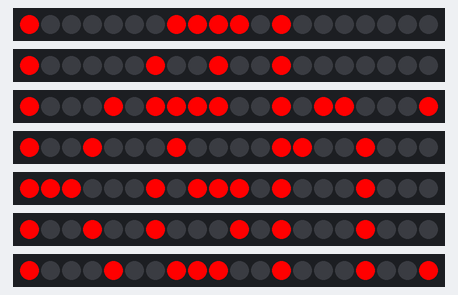
This program was run on a simulated ESP32 board running MicroPython. Parts: 7 × 20 RGB LEDs in strip order, left to right. WiFi joins after 1.5 s; what the program prints to the serial console is not drawn.

Above: at 1.6 s.
At 3.1 s:
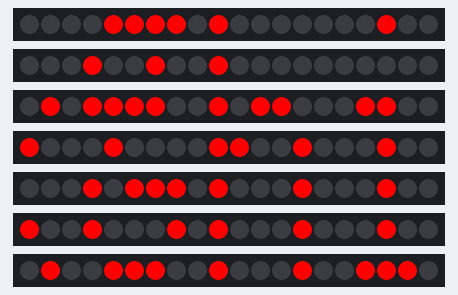
At 5.1 s:
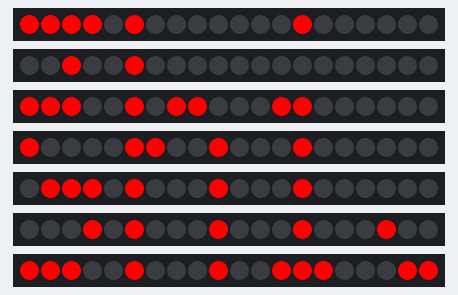
At 9.2 s:
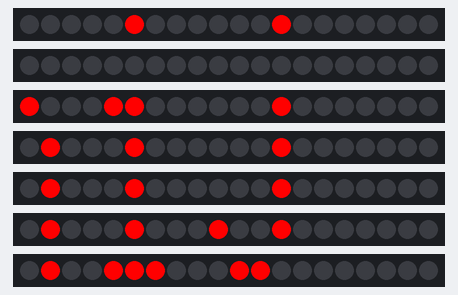
At 14.8 s:
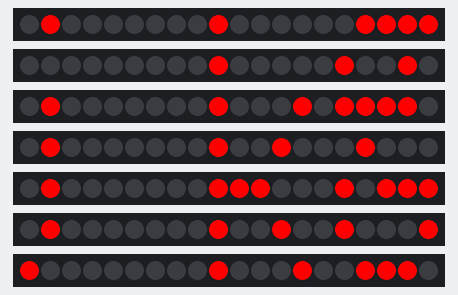
At 20.4 s:
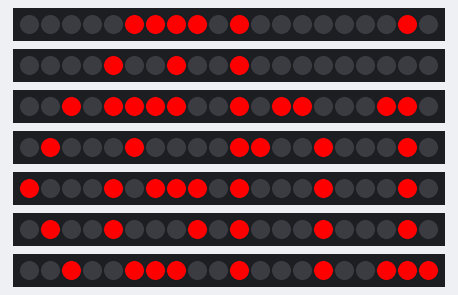

Measured:
- by itself, everything shown: repeats every 17.8 s, in 35 steps
- what the display in image 0 shows lasts 0.5 s, from 1.5 s to 2.0 s

The program:

main.py
```python
from machine import Pin
from neopixel import NeoPixel
from time import sleep

class Matrix():
    def __init__(self,pins: list,columns: int):
        self.rows = []
        self.row_count = len(pins)
        self.text = False
        self.off = (0,0,0)
        for i in range(0, len(pins)):
            self.rows.append(NeoPixel(pins[i],columns))
        self.columns = columns
        self.letter_index = 0
        self.letters = {
                'A': [[0,1,1,1,0],[1,0,0,0,1],[1,0,0,0,1],[1,0,0,0,1],[1,1,1,1,1],[1,0,0,0,1],[1,0,0,0,1]],
                'B': [[1,1,1,1,0],[1,0,0,0,1],[1,0,0,0,1],[1,1,1,1,0],[1,0,0,0,1],[1,0,0,0,1],[1,1,1,1,0]],
                'C': [[0,1,1,1,0],[1,0,0,0,1],[1,0,0,0,0],[1,0,0,0,0],[1,0,0,0,0],[1,0,0,0,1],[0,1,1,1,0]],
                'D': [[1,1,1,1,0],[1,0,0,0,1],[1,0,0,0,1],[1,0,0,0,1],[1,0,0,0,1],[1,0,0,0,1],[1,1,1,1,0]],
                'E': [[1,1,1,1,1],[1,0,0,0,0],[1,0,0,0,0],[1,1,1,1,0],[1,0,0,0,0],[1,0,0,0,0],[1,1,1,1,1]],
                'F': [[1,1,1,1,1],[1,0,0,0,0],[1,0,0,0,0],[1,1,1,1,0],[1,0,0,0,0],[1,0,0,0,0],[1,0,0,0,0]],
                'G': [[0,1,1,1,0],[1,0,0,0,1],[1,0,0,0,0],[1,0,1,1,1],[1,0,0,0,1],[1,0,0,0,1],[0,1,1,1,0]],
                'H': [[1,0,0,0,1],[1,0,0,0,1],[1,0,0,0,1],[1,1,1,1,1],[1,0,0,0,1],[1,0,0,0,1],[1,0,0,0,1]],
                'I': [[1,1,1,1,1],[0,0,1,0,0],[0,0,1,0,0],[0,0,1,0,0],[0,0,1,0,0],[0,0,1,0,0],[1,1,1,1,1]],
                'J': [[1,1,1,1,1],[0,0,0,1,0],[0,0,0,1,0],[0,0,0,1,0],[1,0,0,1,0],[1,0,0,1,0],[0,1,1,0,0]],
                'K': [[1,0,0,0,1],[1,0,0,0,1],[1,0,0,1,0],[1,1,1,0,0],[1,0,0,1,0],[1,0,0,0,1],[1,0,0,0,1]],
                'L': [[1,0,0,0,0],[1,0,0,0,0],[1,0,0,0,0],[1,0,0,0,0],[1,0,0,0,0],[1,0,0,0,0],[1,1,1,1,1]],
                'M': [[1,0,0,0,1],[1,1,0,1,1],[1,0,1,0,1],[1,0,1,0,1],[1,0,0,0,1],[1,0,0,0,1],[1,0,0,0,1]],
                'N': [[1,0,0,0,1],[1,1,0,0,1],[1,0,1,0,1],[1,0,0,1,1],[1,0,0,0,1],[1,0,0,0,1],[1,0,0,0,1]],
                'O': [[0,1,1,1,0],[1,0,0,0,1],[1,0,0,0,1],[1,0,0,0,1],[1,0,0,0,1],[1,0,0,0,1],[0,1,1,1,0]],
                'P': [[1,1,1,1,0],[1,0,0,0,1],[1,0,0,0,1],[1,1,1,1,0],[1,0,0,0,0],[1,0,0,0,0],[1,0,0,0,0]],
                'Q': [[0,1,1,1,0],[1,0,0,0,1],[1,0,0,0,1],[1,0,0,0,1],[1,0,1,0,1],[1,0,0,1,1],[0,1,1,1,1]],
                'P': [[1,1,1,1,0],[1,0,0,0,1],[1,0,0,0,1],[1,0,0,0,1],[1,1,1,1,0],[1,0,0,0,1],[1,0,0,0,1]],
                'S': [[0,1,1,1,1],[1,0,0,0,0],[1,0,0,0,0],[0,1,1,1,0],[0,0,0,0,1],[0,0,0,0,1],[1,1,1,1,0]],
                'T': [[1,1,1,1,1],[0,0,1,0,0],[0,0,1,0,0],[0,0,1,0,0],[0,0,1,0,0],[0,0,1,0,0],[0,0,1,0,0]],
                'U': [[1,0,0,0,1],[1,0,0,0,1],[1,0,0,0,1],[1,0,0,0,1],[1,0,0,0,1],[1,0,0,0,1],[0,1,1,1,0]],
                'V': [[1,0,0,0,1],[1,0,0,0,1],[1,0,0,0,1],[1,0,0,0,1],[1,0,0,0,1],[0,1,0,1,0],[0,0,1,0,0]],
                'W': [[1,0,0,0,1],[1,0,0,0,1],[1,0,0,0,1],[1,0,1,0,1],[1,0,1,0,1],[1,1,0,1,1],[1,0,0,0,1]],
                'X': [[1,0,0,0,1],[1,0,0,0,1],[0,1,0,1,0],[0,0,1,0,0],[0,1,0,1,0],[1,0,0,0,1],[1,0,0,0,1]],
                'Y': [[1,0,0,0,1],[1,0,0,0,1],[1,0,0,0,1],[0,1,0,1,0],[0,0,1,0,0],[0,0,1,0,0],[0,0,1,0,0]],
                'Z': [[1,1,1,1,1],[0,0,0,0,1],[0,0,0,1,0],[0,0,1,0,0],[0,1,0,0,0],[1,0,0,0,0],[1,1,1,1,1]],
                'a': [[0,0,0,0,0],[0,0,0,0,0],[1,1,1,1,0],[0,0,0,0,1],[0,1,1,1,1],[1,0,0,0,1],[0,1,1,1,1]],
                'b': [[1,0,0,0,0],[1,0,0,0,0],[1,1,1,1,0],[1,0,0,0,1],[1,0,0,0,1],[1,0,0,0,1],[1,1,1,1,0]],
                'c': [[0,0,0,0,0],[0,0,0,0,0],[0,1,1,1,0],[1,0,0,0,1],[1,0,0,0,0],[1,0,0,0,1],[0,1,1,1,0]],
                'd': [[0,0,0,0,1],[0,0,0,0,1],[0,1,1,1,1],[1,0,0,0,1],[1,0,0,0,1],[1,0,0,0,1],[0,1,1,1,1]],
                'e': [[0,0,0,0,0],[0,0,0,0,0],[0,1,1,1,0],[1,0,0,0,1],[1,1,1,1,1],[1,0,0,0,0],[0,1,1,1,1]],
                'f': [[0,0,1,1,1],[0,1,0,0,0],[0,1,0,0,0],[1,1,1,1,0],[0,1,0,0,0],[0,1,0,0,0],[0,1,0,0,0]],
                'g': [[0,1,1,1,1],[1,0,0,1,0],[1,1,1,1,0],[0,1,0,0,0],[1,0,1,1,1],[1,0,0,0,1],[0,1,1,1,0]],
                'h': [[1,0,0,0,0],[1,0,0,0,0],[1,0,1,1,0],[1,1,0,0,1],[1,0,0,0,1],[1,0,0,0,1],[1,0,0,0,1]],
                'i': [[0,0,1,0,0],[0,0,0,0,0],[0,1,1,0,0],[0,0,1,0,0],[0,0,1,0,0],[0,0,1,0,0],[0,1,1,1,0]],
                'j': [[0,0,0,1,0],[0,0,0,0,0],[0,0,0,1,0],[0,0,0,1,0],[0,0,0,1,0],[1,0,0,1,0],[0,1,1,0,0]],
                'k': [[1,0,0,0,0],[1,0,0,0,0],[1,0,0,0,1],[1,0,0,1,0],[1,1,1,0,0],[1,0,0,1,0],[1,0,0,0,1]],
                'm': [[0,0,0,0,0],[0,0,0,0,0],[1,1,0,1,1],[1,0,1,0,1],[1,0,1,0,1],[1,0,1,0,1],[1,0,1,0,1]],
                'n': [[0,0,0,0,0],[0,0,0,0,0],[1,0,1,1,0],[1,1,0,0,1],[1,0,0,0,1],[1,0,0,0,1],[1,0,0,0,1]],
                'o': [[0,0,0,0,0],[0,0,0,0,0],[0,1,1,1,0],[1,0,0,0,1],[1,0,0,0,1],[1,0,0,0,1],[0,1,1,1,0]],
                'p': [[0,0,0,0,0],[1,1,1,1,0],[1,0,0,0,1],[1,0,0,0,1],[1,1,1,1,0],[1,0,0,0,0],[1,1,0,0,0]],
                'q': [[0,0,0,0,0],[0,1,1,1,1],[1,0,0,0,1],[1,0,0,0,1],[0,1,1,1,1],[0,0,0,0,1],[0,0,0,1,1]],
                'r': [[0,0,0,0,0],[0,0,0,0,0],[0,1,0,1,0],[0,1,1,0,1],[0,1,0,0,0],[0,1,0,0,0],[1,1,1,0,0]],
                's': [[0,0,0,0,0],[0,0,0,0,0],[0,1,1,1,1],[1,0,0,0,0],[0,1,1,1,0],[0,0,0,0,1],[1,1,1,1,0]],
                't': [[1,0,0,0,0],[1,0,0,0,0],[1,1,1,0,0],[1,0,0,0,0],[1,0,0,0,0],[1,0,0,1,0],[0,1,1,0,0]],
                'u': [[0,0,0,0,0],[0,0,0,0,0],[1,0,0,0,1],[1,0,0,0,1],[1,0,0,0,1],[1,0,0,1,1],[0,1,1,0,1]],
                'v': [[0,0,0,0,0],[0,0,0,0,0],[1,0,0,0,1],[1,0,0,0,1],[1,0,0,0,1],[0,1,0,1,0],[0,0,1,0,0]],
                'w': [[0,0,0,0,0],[0,0,0,0,0],[1,0,0,0,1],[1,0,0,0,1],[1,0,1,0,1],[1,0,1,0,1],[0,1,0,1,0]],
                'x': [[0,0,0,0,0],[0,0,0,0,0],[1,0,0,0,1],[0,1,0,1,0],[0,0,1,0,0],[0,1,0,1,0],[1,0,0,0,1]],
                'y': [[0,0,0,0,0],[0,0,0,0,0],[1,0,0,0,1],[1,0,0,0,1],[1,1,1,1,1],[0,0,0,0,1],[1,1,1,1,0]],
                'z': [[0,0,0,0,0],[0,0,0,0,0],[1,1,1,1,1],[1,0,0,1,0],[0,0,1,0,0],[0,1,0,0,0],[1,1,1,1,1]],
                ' ': [[0,0,0,0,0],[0,0,0,0,0],[0,0,0,0,0],[0,0,0,0,0],[0,0,0,0,0],[0,0,0,0,0],[0,0,0,0,0]],
                '0': [[0,1,1,1,0],[1,0,0,0,1],[1,0,0,1,1],[1,0,1,0,1],[1,1,0,0,1],[1,0,0,0,1],[0,1,1,1,0]],
                '1': [[0,1,1,0,0],[0,0,1,0,0],[0,0,1,0,0],[0,0,1,0,0],[0,0,1,0,0],[0,0,1,0,0],[0,1,1,1,0]],
                '2': [[0,1,1,1,0],[1,0,0,0,1],[0,0,0,0,1],[0,1,1,1,0],[0,0,0,0,0],[0,0,0,0,0],[0,0,0,0,0]],
                '3': [[0,1,1,1,0],[1,0,0,0,1],[0,0,0,0,1],[0,0,1,1,0],[0,0,0,0,1],[1,0,0,0,1],[0,1,1,1,0]],
                '4': [[1,0,0,1,0],[1,0,0,1,0],[1,0,0,1,0],[1,1,1,1,1],[0,0,0,1,0],[0,0,0,1,0],[0,0,0,1,0]],
                '5': [[1,1,1,1,1],[1,0,0,0,0],[1,0,0,0,0],[1,1,1,1,0],[0,0,0,0,1],[0,0,0,0,1],[1,1,1,1,0]],
                '6': [[0,0,0,0,0],[0,0,0,0,0],[0,0,0,0,0],[0,0,0,0,0],[0,0,0,0,0],[0,0,0,0,0],[0,0,0,0,0]],

                   }


    def _shift(self,seq, n):
        n = n % len(seq)
        return seq[n:] + seq[:n]

    def clear(self):
        for i in range(0,len(self.rows)):
            for j in range(0,self.columns):
                self.rows[i][j] = (0,0,0)
            self.rows[i].write()
        self.letter_index = 0

    def generate_text(self,string,buff,cchannel=None, color=None):
        if cchannel != None:
            color_list = cchannel
        elif color != None:
            color_list = []
            for i in range(len(string)):
                color_list.append(color)
        else:
            print("No Color defined, using default Color Red")
            color = (255,0,0)
        if len(color_list) != len(string):
            print("Not equal")

        print(color_list)
        text = []
        for i in range(0,self.row_count):
            text.append([])
        for idtext,letter in enumerate(string):
            for idi, i in enumerate(self.letters[letter]):
                for idj, j in enumerate(i):
                    text[idi].append((j*color_list[idtext][0],j*color_list[idtext][1],j*color_list[idtext][2]))
                text[idi].append(self.off)
        for i in range(0,self.row_count):
            for j in range(0,buff):
                text[i].append(self.off)
        self.text = text

    def write_text(self):
        if self.text != False:
            self._output(self.text)
        else:
            print("No Text defined")

    def _output(self,text):
        for idi, i in enumerate(text):
            for idj, j in enumerate(i):
                self.rows[idi][idj] = j
                if idj == self.columns-1:
                    break
            self.rows[idi].write()

    def rotate_text(self,interval=1,speed=1):
        text = self.text
        while True:
            self._output(text)
            sleep(speed)
            for i in range(0,self.row_count):
                text[i] = self._shift(text[i],interval)

    def shift_text(self,interval=1):
            for i in range(0,self.row_count):
                self.text[i] = self._shift(self.text[i],interval)


def main():
    m = Matrix([Pin(13),Pin(12),Pin(14),Pin(27),Pin(26),Pin(25),Pin(33)],20)
    m.generate_text("kghij",5,color=(255,0,0)
    )
    m.rotate_text(speed=0.5)
if __name__ == "__main__":
    main()
```

boot.py
```python
import network
import time
import gc
gc.collect()

print("Connecting to WiFi", end="")
sta_if = network.WLAN(network.STA_IF)
sta_if.active(True)
sta_if.connect('Wokwi-GUEST', '')
while not sta_if.isconnected():
  print(".", end="")
  time.sleep(0.5)
print(" Connected!")
```
